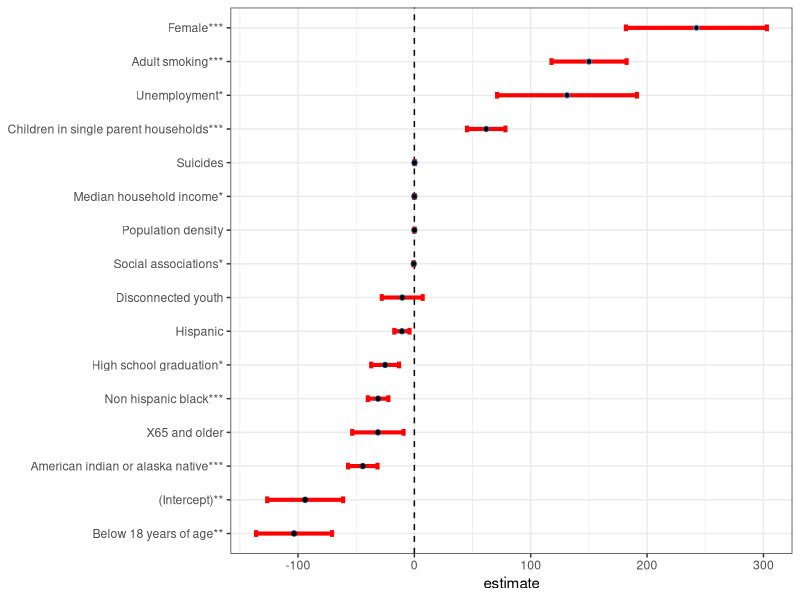
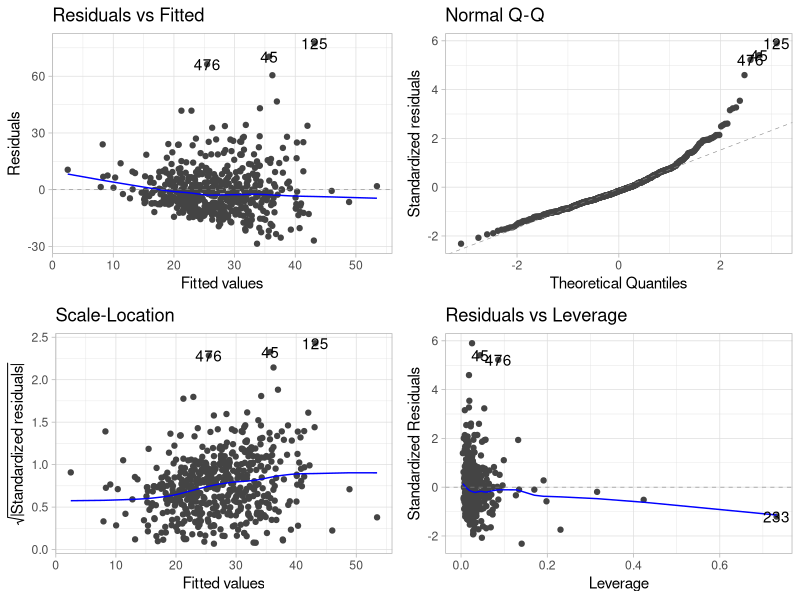

R code for these plots, in order:
## ---- chunk 1
library(tidyverse)
library(glmnet)
library(broom)
library(ggfortify)
library(caret)
## ---- chunk 2

health <- read_csv("../data/final_data.csv")

health <- health |> 
  select(-name, -...1, -population, -alcohol_impaired_driving_deaths, -homicides, -excessive_drinking) 

health |>  summarise(across(everything(), ~ sum(is.na(.))))


health <- na.omit(health)

#health <- kNN(health, k = 5, imp_var = FALSE)



## ---- chunk 3
set.seed(123)
train <- health |> 
  slice_sample(prop = 0.5)

test <- health |> 
  anti_join(train)

health_lm <- lm(drug_overdose_deaths ~ ., data = train)

train_control <- trainControl(method = "cv", number = 10)
cv_model <- train(drug_overdose_deaths ~ ., data = train, method = "lm", trControl = train_control)

print(cv_model$results)

## ---- chunk 4
health_lm |> 
  tidy() |> 
  mutate(
    term = gsub("_", " ", term),
    term = sapply(term, function(x) { paste(toupper(substring(x, 1, 1)), substring(x, 2), sep = "", collapse = " ") }), 
    term = case_when(
      p.value <= 0.001 ~ paste0(term, "***"),
      p.value <= 0.01 ~ paste0(term, "**"),
      p.value <= 0.05 ~ paste0(term, "*"),
      p.value <= 0.1 ~ paste0(term, "."),
      TRUE ~ term
    ),
    term = fct_reorder(term, estimate)
  ) |> 
  ggplot(aes(x = estimate, y = term, fill = estimate)) +
  geom_vline(xintercept = 0, linetype = "dashed", color = "black") +
  geom_errorbarh(aes(xmin = estimate - std.error, xmax = estimate + std.error), 
                 height = 0.2, linewidth = 1.4, color = "red", show.legend = FALSE) +
  geom_point(aes(color = estimate), size = 1.5, shape = 21, fill = "black", show.legend = FALSE) +
  labs(y = NULL) +
  theme_bw()
## ---- chunk 5
health_lm |> 
  autoplot() +
  theme_light()
